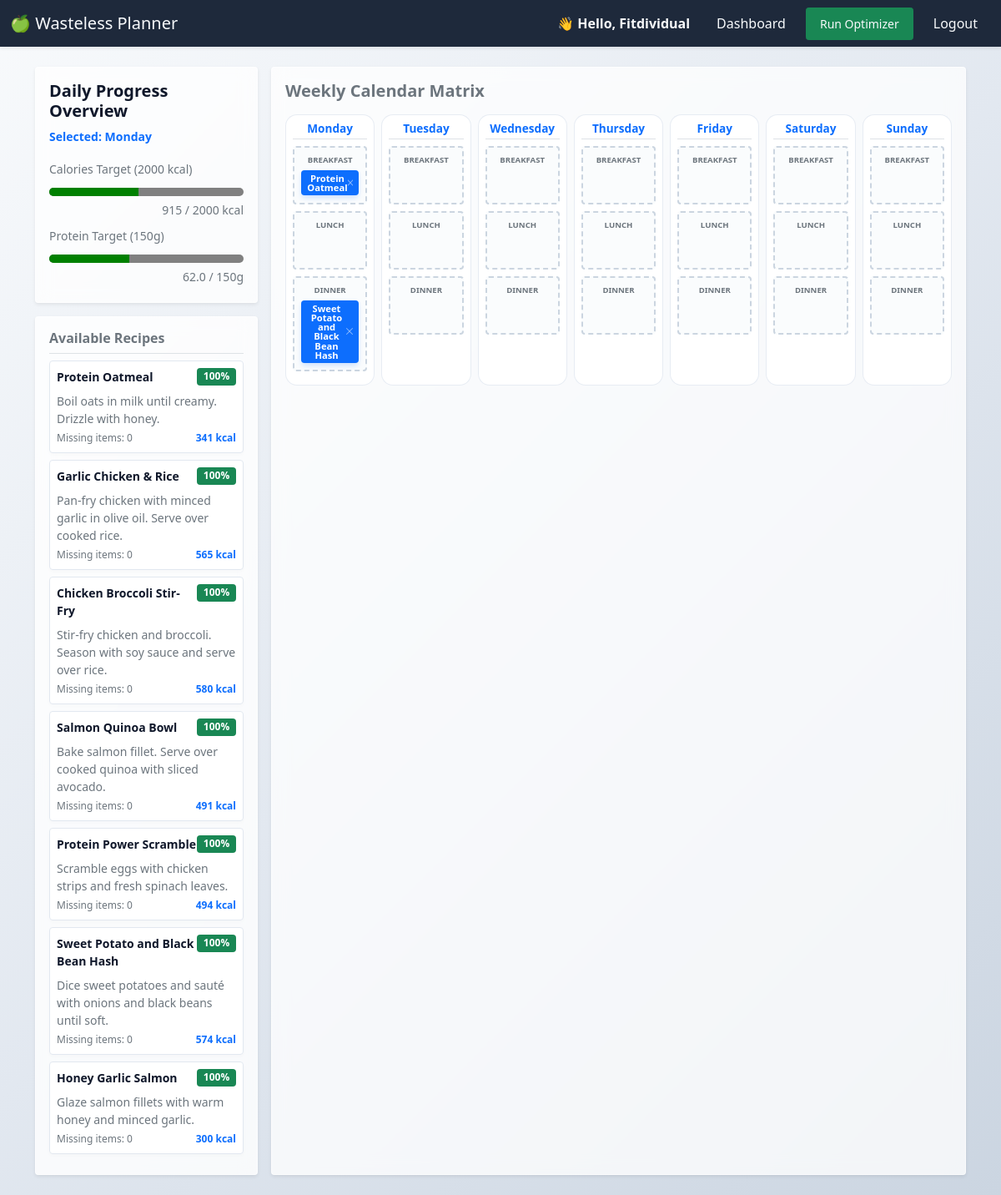
Page / (signed in) on the earlier database version.
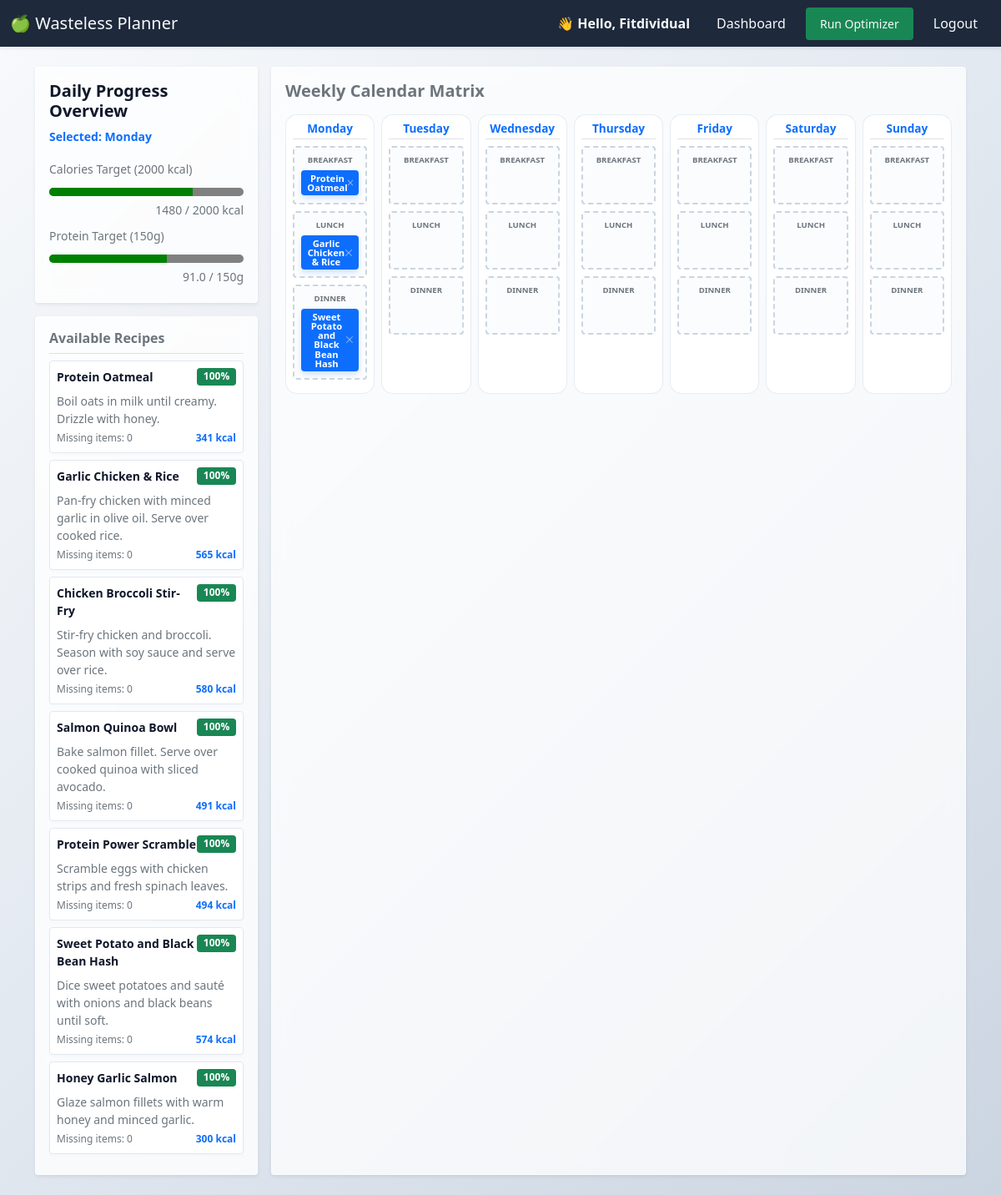
Same page on the later database version.
### planner/models.py (models this page shows, shortened)
class Recipe(models.Model):
    title = models.CharField(max_length=200, unique=True)
    instructions = models.TextField()
    prep_time = models.IntegerField(help_text="Time in minutes", validators=[MinValueValidator(1)])
    calories = models.IntegerField(validators=[MinValueValidator(0)], default=0)
    protein = models.DecimalField(max_digits=5, decimal_places=1, default=0.0, help_text="in grams")
    carbs = models.DecimalField(max_digits=5, decimal_places=1, default=0.0, help_text="in grams")
    fat = models.DecimalField(max_digits=5, decimal_places=1, default=0.0, help_text="in grams")
    created_at = models.DateTimeField(auto_now_add=True)

class MealPlan(models.Model):
    MEAL_CHOICES = [
        ('Breakfast', 'Breakfast'),
        ('Lunch', 'Lunch'),
        ('Dinner', 'Dinner'),
    ]
    user = models.ForeignKey(User, on_delete=models.CASCADE, related_name="meal_plans")
    recipe = models.ForeignKey(Recipe, on_delete=models.CASCADE)
    date = models.DateField()
    meal_type = models.CharField(max_length=15, choices=MEAL_CHOICES, default='Dinner')
    class Meta:
        ordering = ['date']
        unique_together = ('user', 'date', 'meal_type')

### planner/views.py (the view)
# urls.py: path('', views.dashboard_view, name='dashboard'),
@login_required
def dashboard_view(request):
    user = request.user
    today = timezone.now().date()
    pantry_items = PantryItem.objects.filter(user=user).select_related('ingredient')
    user_stock = {}
    expiring_items = []
    seen_ingredients = set()
    for item in pantry_items:
        ing_id = item.ingredient.id
        if ing_id not in user_stock:
            user_stock[ing_id] = Decimal("0.00")
        user_stock[ing_id] += item.quantity
        try:
            days_left = item.days_until_expiration()
        except Exception:
            days_left = 99
        if days_left <= 3 and ing_id not in seen_ingredients:
            expiring_items.append(item)
            seen_ingredients.add(ing_id)
    all_recipes = Recipe.objects.prefetch_related('recipe_ingredients__ingredient')
    recommended_recipes = []
    for recipe in all_recipes:
        requirements = recipe.recipe_ingredients.all()
        if not requirements:
            continue
        matched_ingredients = 0
        total_ingredients_count = len(requirements)
        for req in requirements:
            req_ing_id = req.ingredient.id
            if req_ing_id in user_stock and user_stock[req_ing_id] >= req.quantity:
                matched_ingredients += 1
        match_percentage = int((matched_ingredients / total_ingredients_count) * 100)
        if match_percentage >= 25:
            recommended_recipes.append({
                "recipe": recipe,
                "match_percentage": match_percentage,
                "missing_count": total_ingredients_count - matched_ingredients
            })
    calendar_days = [
        {"code": "MON", "name": "Monday"},
        {"code": "TUE", "name": "Tuesday"},
        {"code": "WED", "name": "Wednesday"},
        {"code": "THU", "name": "Thursday"},
        {"code": "FRI", "name": "Friday"},
        {"code": "SAT", "name": "Saturday"},
        {"code": "SUN", "name": "Sunday"},
    ]
    daily_macros = {
        "MON": {"calories": 0, "protein": 0.0},
        "TUE": {"calories": 0, "protein": 0.0},
        "WED": {"calories": 0, "protein": 0.0},
        "THU": {"calories": 0, "protein": 0.0},
        "FRI": {"calories": 0, "protein": 0.0},
        "SAT": {"calories": 0, "protein": 0.0},
        "SUN": {"calories": 0, "protein": 0.0},
    }
    saved_meals = MealPlan.objects.filter(user=user).select_related('recipe')
    day_map = {0: "MON", 1: "TUE", 2: "WED", 3: "THU", 4: "FRI", 5: "SAT", 6: "SUN"}
    for plan in saved_meals:
        code = day_map.get(plan.date.weekday(), "MON")
        plan.date_code = code
        if plan.recipe:
            cals = getattr(plan.recipe, 'calories', 0) or 0
            prot = getattr(plan.recipe, 'protein', 0) or 0
            daily_macros[code]["calories"] += int(cals)
            daily_macros[code]["protein"] += int(prot)
    context = {
        "pantry_items": pantry_items,
        "expiring_items": expiring_items,
        "recommended_recipes": recommended_recipes,  # Constrain UI view window to top 7 hits
        "today": today,
        "calendar_days": calendar_days,
        "saved_meals": saved_meals,
        "daily_macros": daily_macros,
        "mon_cals": daily_macros["MON"]["calories"],
        "mon_prot": daily_macros["MON"]["protein"],
    }
    return render(request, "planner/index.html", context)

### planner/models.py (called while the page is built)
    def days_until_expiration(self):
        delta = self.expiration_date - timezone.now().date()
        return delta.days

### planner/templates/planner/index.html (shortened to what the changed rows need)
{% extends "planner/layout.html" %}
{% block body %}
<div class="row g-3">
    <aside class="col-12 col-md-4 col-lg-3" id="macro-summary-panel">
        <div class="card p-3 shadow-sm mb-3">
            <div class="mb-2">
                <label for="calories-progress" class="form-label mb-1 small text-muted">Calories Target (2000 kcal)</label>
                <progress id="calories-progress" class="w-100" value="{{ mon_cals }}" max="2000"></progress>
                <small class="text-muted d-block text-end" id="calories-text-value">{{ mon_cals }} / 2000 kcal</small>
            </div>
            <div class="mb-1">
                <label for="protein-progress" class="form-label mb-1 small text-muted">Protein Target (150g)</label>
                <progress id="protein-progress" class="w-100" value="{{ mon_prot }}" max="150"></progress>
                <small class="text-muted d-block text-end" id="protein-text-value">{{ mon_prot }} / 150g</small>
            </div>
        </div>
        <div class="card p-3 shadow-sm" id="recipe-pool">
        {% if recommended_recipes %}
            {% for item in recommended_recipes %}
            <div class="recipe-card p-2 mb-2 border rounded bg-light" draggable="true" data-recipe-id="{{ item.recipe.id }}" data-calories="{{ item.recipe.calories }}" data-protein="{{ item.recipe.protein }}" style="cursor: grab;">
                <div class="d-flex justify-content-between align-items-start">
                <strong class="text-dark small">{{ item.recipe.title }}</strong>
                <span class="badge bg-success small">{{ item.match_percentage }}%</span>
                </div>
                <div class="text-secondary small mt-2">
                <p class="mb-1">{{ item.recipe.instructions }}</p>
                </div>
                <div class="text-muted mt-1 d-flex justify-content-between" style="font-size: 0.75rem;">
                <span>Missing items: {{ item.missing_count }}</span>
                <span class="text-primary fw-bold">{{ item.recipe.calories }} kcal</span>
                </div>
            </div>
            {% endfor %}
        {% else %}
            <p class="text-muted small text-center my-3">No recipe matches found (Min. 25% match required).</p>
        {% endif %}
        </div>
    </aside>
    <section class="col-12 col-md-8 col-lg-9" id="calendar-workspace">
        <div class="card p-3 shadow-sm h-100">
            <h2 class="h5 fw-bold mb-3 text-secondary">Weekly Calendar Matrix</h2>
            <div class="calendar-grid" style="display: grid; gap: 0.5rem;">
                {% for day in calendar_days %}
                <div class="calendar-day-column border rounded p-2 bg-white" data-day-code="{{ day.code }}" data-day-name="{{ day.name }}">
                    <h6 class="text-center text-primary border-bottom pb-1 fw-bold" style="font-size: 0.85rem;">{{ day.name }}</h6>
                    <div class="meal-slot border rounded p-2 my-2 bg-light text-center"
                         data-meal-type="Breakfast"
                         data-current-calories="{% for plan in saved_meals %}{% if plan.date_code == day.code and plan.meal_type == 'Breakfast' %}{{ plan.recipe.calories }}{% endif %}{% endfor %}"
                         data-current-protein="{% for plan in saved_meals %}{% if plan.date_code == day.code and plan.meal_type == 'Breakfast' %}{{ plan.recipe.protein }}{% endif %}{% endfor %}"
                         style="min-height: 70px;">
                        <small class="slot-label text-muted d-block fw-bold" style="font-size: 0.6rem;">BREAKFAST</small>
                        <div class="slot-occupied-zone mt-1">
                            {% for plan in saved_meals %}
                                {% if plan.date_code == day.code and plan.meal_type == "Breakfast" %}
                                    <span class="recipe-card badge bg-primary w-100 py-1 text-wrap d-flex justify-content-between align-items-center"
                                        draggable="true"
                                        data-recipe-id="{{ plan.recipe.id }}"
                                        data-calories="{{ plan.recipe.calories }}"
                                        data-protein="{{ plan.recipe.protein }}"
                                        style="cursor: grab; font-size: 0.7rem;">
                                        <strong class="text-white">{{ plan.recipe.title }}</strong>
                                        <button type="button" class="btn-close btn-close-white remove-meal-btn"
                                                aria-label="Remove"
                                                style="font-size: 0.5rem; padding: 0.2rem; cursor: pointer;"></button>
                                    </span>
                                {% endif %}
                            {% endfor %}
                        </div>
                    </div>
                    <div class="meal-slot border rounded p-2 my-2 bg-light text-center"
                         data-meal-type="Lunch"
                         data-current-calories="{% for plan in saved_meals %}{% if plan.date_code == day.code and plan.meal_type == 'Lunch' %}{{ plan.recipe.calories }}{% endif %}{% endfor %}"
                         data-current-protein="{% for plan in saved_meals %}{% if plan.date_code == day.code and plan.meal_type == 'Lunch' %}{{ plan.recipe.protein }}{% endif %}{% endfor %}"
                         style="min-height: 70px;">
                        <small class="slot-label text-muted d-block fw-bold" style="font-size: 0.6rem;">LUNCH</small>
                        <div class="slot-occupied-zone mt-1">
                            {% for plan in saved_meals %}
                                {% if plan.date_code == day.code and plan.meal_type == "Lunch" %}
                                    <span class="recipe-card badge bg-primary w-100 py-1 text-wrap d-flex justify-content-between align-items-center"
                                        draggable="true"
                                        data-recipe-id="{{ plan.recipe.id }}"
                                        data-calories="{{ plan.recipe.calories }}"
                                        data-protein="{{ plan.recipe.protein }}"
                                        style="cursor: grab; font-size: 0.7rem;">
                                        <strong class="text-white">{{ plan.recipe.title }}</strong>
                                        <button type="button" class="btn-close btn-close-white remove-meal-btn"
                                                aria-label="Remove"
                                                style="font-size: 0.5rem; padding: 0.2rem; cursor: pointer;"></button>
                                    </span>
                                {% endif %}
                            {% endfor %}
                        </div>
                    </div>
                    <div class="meal-slot border rounded p-2 my-2 bg-light text-center"
                         data-meal-type="Dinner"
                         data-current-calories="{% for plan in saved_meals %}{% if plan.date_code == day.code and plan.meal_type == 'Dinner' %}{{ plan.recipe.calories }}{% endif %}{% endfor %}"
                         data-current-protein="{% for plan in saved_meals %}{% if plan.date_code == day.code and plan.meal_type == 'Dinner' %}{{ plan.recipe.protein }}{% endif %}{% endfor %}"
                         style="min-height: 70px;">
                        <small class="slot-label text-muted d-block fw-bold" style="font-size: 0.6rem;">DINNER</small>
                        <div class="slot-occupied-zone mt-1">
                            {% for plan in saved_meals %}
                                {% if plan.date_code == day.code and plan.meal_type == "Dinner" %}
                                    <span class="recipe-card badge bg-primary w-100 py-1 text-wrap d-flex justify-content-between align-items-center"
                                        draggable="true"
                                        data-recipe-id="{{ plan.recipe.id }}"
                                        data-calories="{{ plan.recipe.calories }}"
                                        data-protein="{{ plan.recipe.protein }}"
                                        style="cursor: grab; font-size: 0.7rem;">
                                        <strong class="text-white">{{ plan.recipe.title }}</strong>
                                        <button type="button" class="btn-close btn-close-white remove-meal-btn"
                                                aria-label="Remove"
                                                style="font-size: 0.5rem; padding: 0.2rem; cursor: pointer;"></button>
                                    </span>
                                {% endif %}
                            {% endfor %}
                        </div>
                    </div>
                </div>
                {% endfor %}
            </div>
        </div>
    </section>
</div>
{% endblock %}

Differences in the rows shown:
added MealPlan: recipe "Garlic Chicken & Rice", shown under "Monday"
Other differences:
{{ mon_cals }}: 915 → 1480 (drawn)
{{ mon_cals }}: "915" → "1480"
{{ mon_prot }}: 62.0 → 91.0 (drawn)
{{ mon_prot }}: "62.0" → "91.0"
